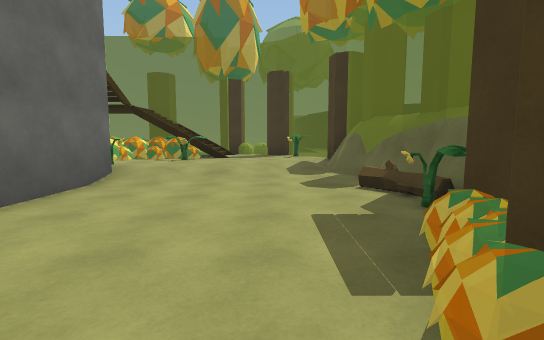
view 1 (above)

16 first-person views from a walk through a 3-D level made in the Unity game engine. The camera is 1.5 m above the floor, tilts 6° down and sees 85° across. The floor is counted in squares, 2 m on a side. Each view is taken from the middle of a square. On the plan, view 1 faces up. The plan holds only what a view shows up to about 10 squares ahead; the rest is blank. The place goes on beyond the plan. The player character is not drawn. Some surface patterns are stand-ins.

view 2
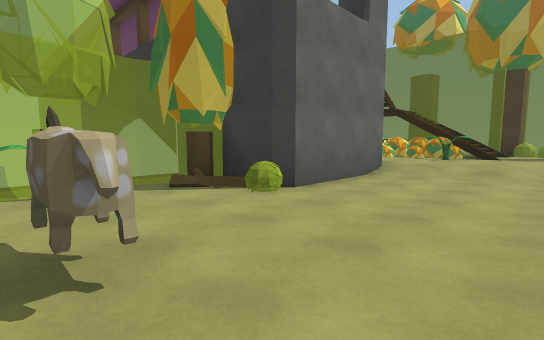

view 3
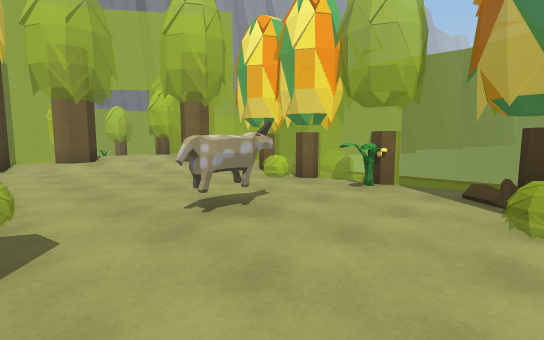

view 4
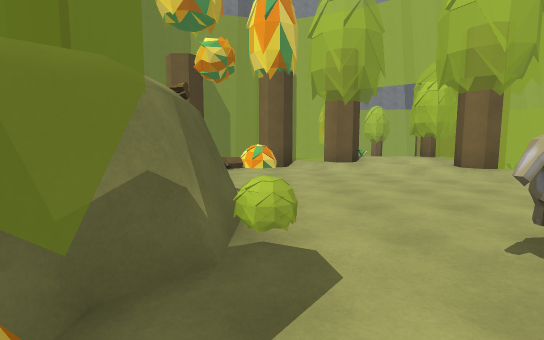

view 5
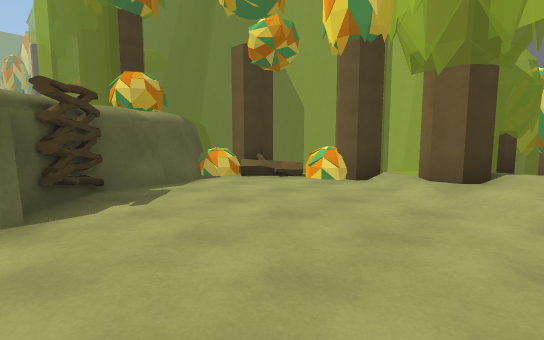

view 6
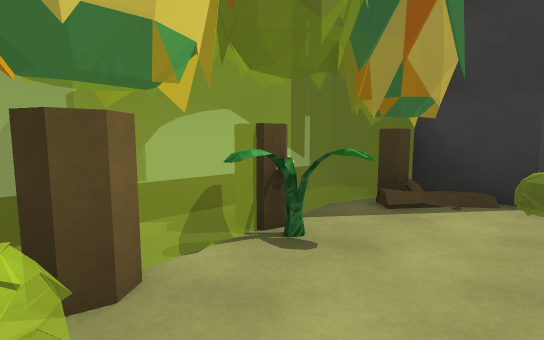

view 7
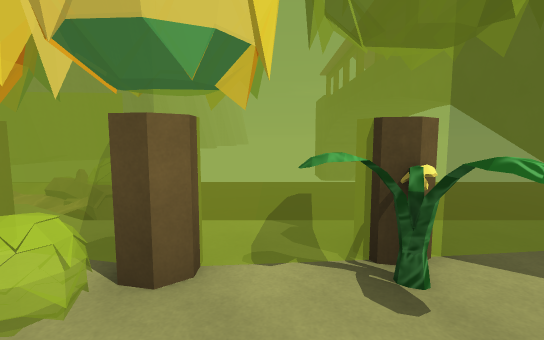

view 8
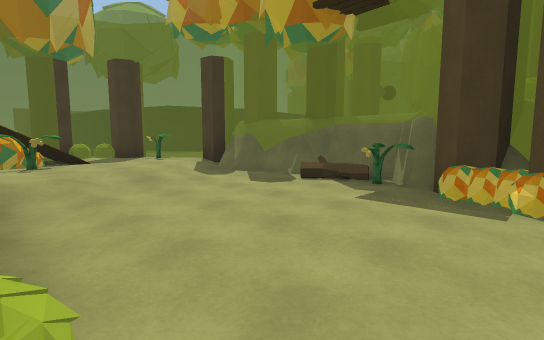

view 9
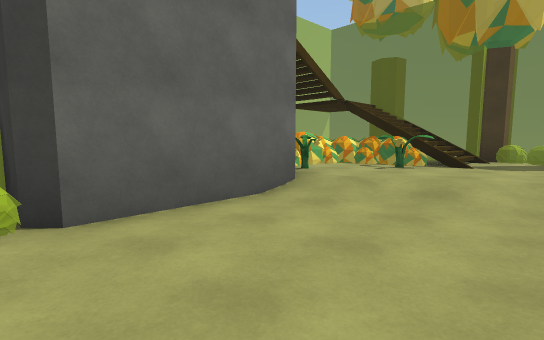

view 10
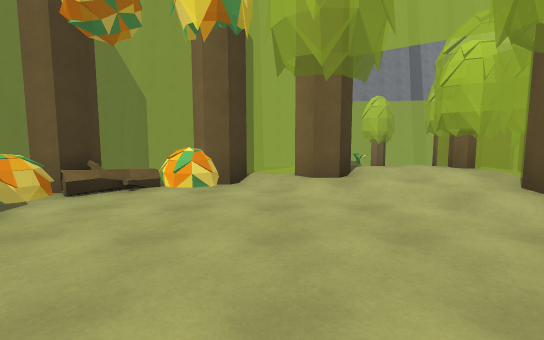

view 11
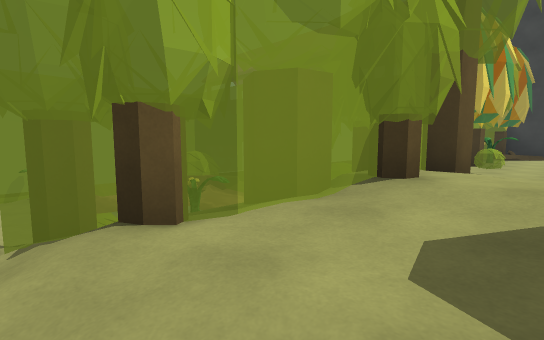

view 12
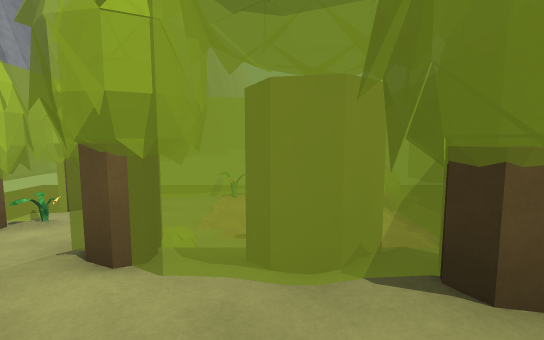

view 13
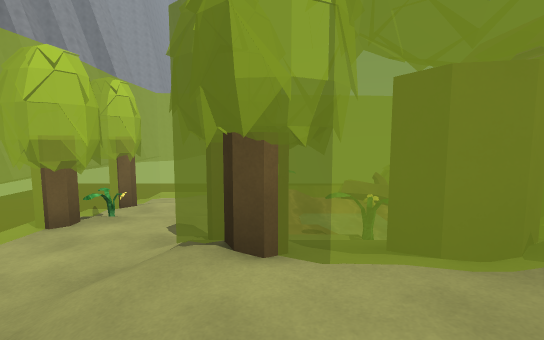

view 14
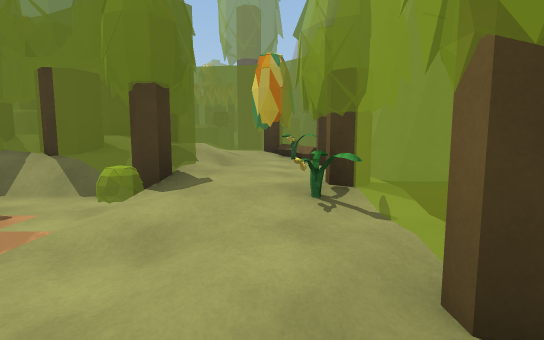

view 15
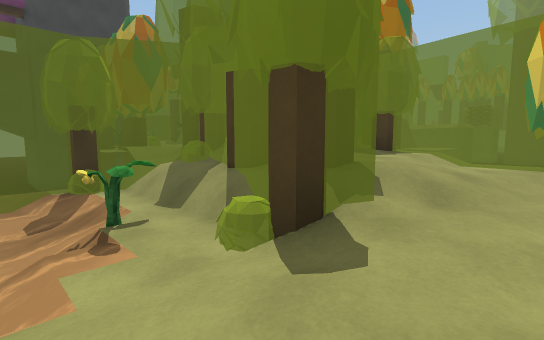

view 16
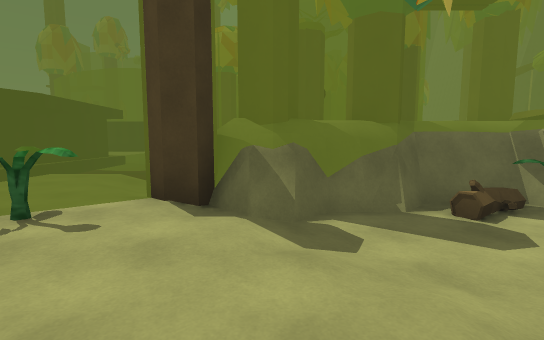

### Floor plan
Key: @ floor where view 1 was taken; # wall or solid block; x gap in a wall; . main floor; : floor 0.25 m higher than the main floor; - floor 0.25 m lower than the main floor; + floor 0.5 m higher than the main floor; _ floor 0.5 m lower than the main floor; < floor 0.75 m lower than the main floor; ( floor 1 m lower than the main floor; * floor 6 m higher than the main floor; / step, stairs or slope; = window, fence, low wall or low ledge; ≈ water the walk keeps out of; v drop or lower ground; L ladder; O other object.
Columns run from 13 left of view 1 to 4 right of it. Each row starts with its distance up from view 1.
 11         vxv#  vvvv
 10         v/vv+ Ovvv
  9          ///++Ovvv
  8 vv         O++/#
  7 vvv       +++//#
  6 vvv      OO///.#
  5          ##/...O
  4           *....##
  3 #  xx     #....O#
  2 vvvvvvv# O ...  #
  1 vvv    v .....
  0 vvv    v#O...@
 -1 vvv    vO..O..#
 -2 vvv    v# ... ##
 -3 vvv    v#.....L#
 -4        v ......#
 -5     ≈≈ #  /....##
 -6   O≈≈≈ #  //...O##
 -7  v≈≈≈≈O## + #  #.=
 -8  v≈≈≈≈O##:/ v vvvv
 -9  vOO≈≈(  //
-10  v ((/////-
-11  v //<O__O
-12  vvv v v #

Positions as (right, up) in squares from view 1, and headings:
1: (0, 0), facing up
2: (0, -1), facing up-left
3: (0, 2), facing down-left
4: (0, 1), facing down
5: (-3, -2), facing down-right
6: (-3, -2), facing up-left
7: (-3, -1), facing left
8: (-3, 1), facing up-right
9: (0, 2), facing up-left
10: (-1, -2), facing down
11: (-3, -10), facing up-left
12: (-3, -8), facing left
13: (-3, -9), facing left
14: (-10, -11), facing right
15: (-8, -11), facing up-right
16: (-2, 7), facing right
